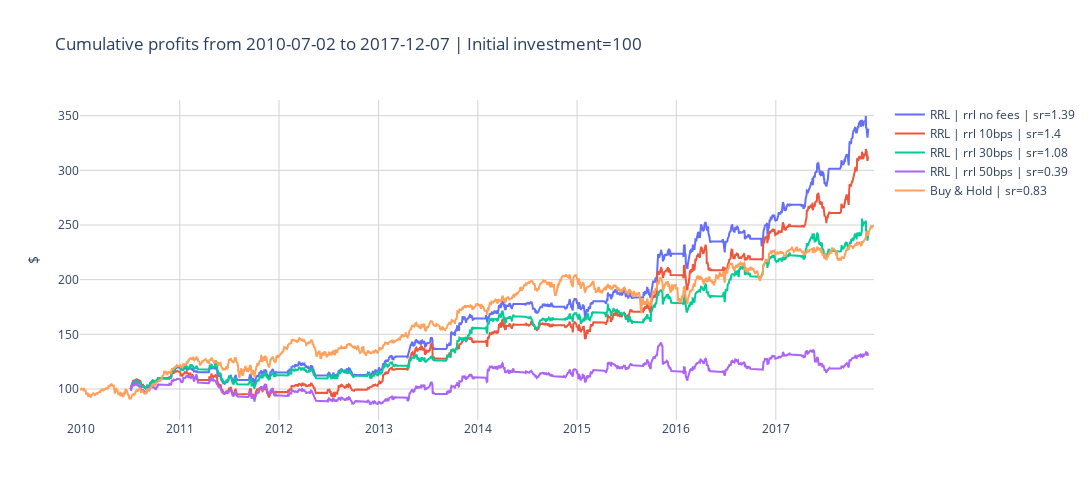

Notebook cell for this chart:
### Code cell
layout = generate_layout(
    fig_height=500, 
    fig_width=1100, 
    fig_title="", 
    x_axis_args={"gridcolor": "lightgrey"}, 
    y_axis_args={"gridcolor": "lightgrey", "title": {"text": "$"}}
)
fig = plot_cumulative_profits(
    dfs_backtest, 
    buy_and_hold, 
    buy_and_hold_sr, 
    initial_invest, 
    layout)

fig.show()

### Figure 1 — Plotly figure (JSON) as saved in the notebook; plotly's stock layout.template omitted (floating-point values rounded to 4 significant figures; data arrays with more than 128 entries replaced by an {"elided": "..."} marker saying what was removed)
{"data": [{"mode": "lines", "name": "RRL | rrl no fees | sr=1.39", "type": "scatter", "x": {"elided": "1387 str values"}, "y": {"elided": "1387 float values"}}, {"mode": "lines", "name": "RRL | rrl 10bps | sr=1.4", "type": "scatter", "x": {"elided": "1387 str values"}, "y": {"elided": "1387 float values"}}, {"mode": "lines", "name": "RRL | rrl 30bps | sr=1.08", "type": "scatter", "x": {"elided": "1387 str values"}, "y": {"elided": "1387 float values"}}, {"mode": "lines", "name": "RRL | rrl 50bps | sr=0.39", "type": "scatter", "x": {"elided": "1387 str values"}, "y": {"elided": "1387 float values"}}, {"mode": "lines", "name": "Buy & Hold | sr=0.83", "type": "scatter", "x": {"elided": "2014 str values"}, "y": {"elided": "2014 float values"}}], "layout": {"height": 500, "plot_bgcolor": "white", "title": {"text": "Cumulative profits from 2010-07-02 to 2017-12-07 | Initial investment=100"}, "width": 1100, "xaxis": {"gridcolor": "lightgrey"}, "yaxis": {"gridcolor": "lightgrey", "title": {"text": "$"}}}}
